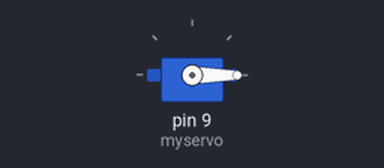
The sketch below on a simulated Arduino Uno, built with avr-gcc and run on an emulated ATmega328P. Shown: servo.

Above: at 0.05 s.
At 0.75 s:
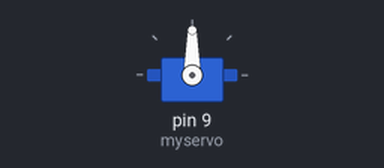
At 1.5 s:
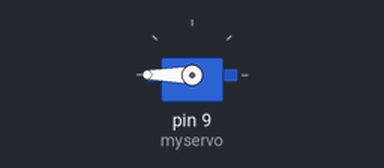
Timing chart, 0 to 4.6 s (numbered marks = the images above):
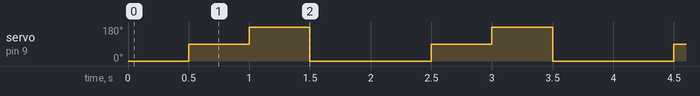

Measured:
- by itself, servo on pin 9 (myservo): repeats every 2.0 s: 180° 0.50 s, 0° 1.0 s, 90° 0.50 s

The sketch:

servo.ino
```cpp
#include <Servo.h>

Servo myservo;  // Servo object


void setup() {
  myservo.attach(9);  // Set servo pin
}

void loop() {
  myservo.write(0); // set deg to 0
  delay(500);        // delay 500
  myservo.write(90); // set deg to 90
  delay(500);        // delay 500
  myservo.write(180); // set deg to 180
  delay(500);        // delay 500
  myservo.write(0); // set deg to 0
  delay(500);        // delay 500
}
```
